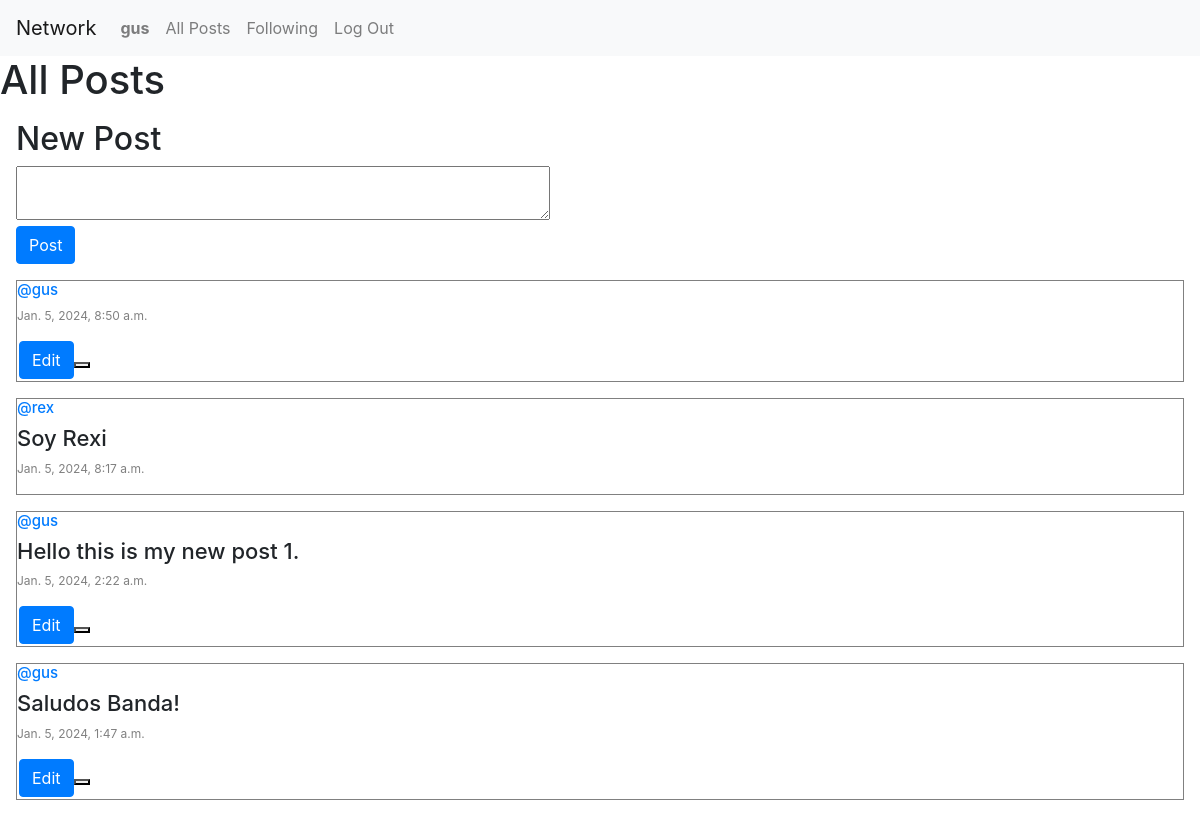
/ (signed in), run on the app's committed database.
### network/models.py (models this page shows, shortened)
class User(AbstractUser):
    pass

class Post(models.Model):
    content = models.CharField(max_length=140)
    user = models.ForeignKey(User, on_delete=models.CASCADE, related_name="author")
    date = models.DateTimeField(auto_now_add=True)

### network/views.py (the view)
# urls.py: path("", views.index, name="index"),
def index(request):
    all_posts = Post.objects.all().order_by("id").reverse()
    paginator = Paginator(all_posts, 10)
    page_number = request.GET.get("page")
    posts_on_page = paginator.get_page(page_number)
    return render(
        request,
        "network/index.html",
        {"all_posts": all_posts, "posts_on_page": posts_on_page},
    )

### network/templates/network/index.html (shortened to what this page needs)
{% extends "network/layout.html" %}
{% block body %}
    <h1>All Posts</h1>
    {% if user.is_authenticated %}
        <div style="margin: 1em;" >
            <h2>New Post</h2>
            <form action="{% url 'new_post' %}" method="POST">
            <textarea name="content" row="4" cols="50"></textarea>
            <br>
            <input type="submit" value="Post" class="btn btn-primary">
            </form>
        </div>
    {% endif %}
        <div>
        {% for post in posts_on_page %}
            <div style="border: solid .1px gray; margin: 1em;" >
                <h5 style="font-size: 15px;"><a href="{% url 'profile' user_id=post.user.id %}">@{{ post.user }}</a></h5>
                <h6 style="font-size: 22px;">{{ post.content }}</h6>
                <p style="color: gray; font-size: 12px;">{{ post.date }}</p>
                {% if user.is_authenticated %}
                    {% if user == post.user %}
                    <div style="margin: 2px;">
                        <button class="btn btn-primary" type="button" data-toggle="modal" data-target="modal_edit_post_{{ post.id }}">Edit<button>
                    </div>
                    {% endif %}
                {% endif %}
            </div>
        {% endfor %}
        </div>
{% endblock %}

### network/templates/network/layout.html (shortened to what this page needs)
{% load static %}
<!DOCTYPE html>
<html lang="en">
    <head>
        <link rel="stylesheet" href="https://stackpath.bootstrapcdn.com/bootstrap/4.4.1/css/bootstrap.min.css">
        <link href="{% static 'network/styles.css' %}" rel="stylesheet">
    </head>
    <body>
        <nav class="navbar navbar-expand-lg navbar-light bg-light">
            <a class="navbar-brand" href="#">Network</a>
            <div>
                <ul class="navbar-nav mr-auto">
                    {% if user.is_authenticated %}
                        <li class="nav-item">
                            <a class="nav-link" href="{% url 'profile' user_id=user.id %}"><strong>{{ user.username }}</strong></a>
                        </li>
                    {% endif %}
                    <li class="nav-item">
                        <a class="nav-link" href="{% url 'index' %}">All Posts</a>
                    </li>
                    {% if user.is_authenticated %}
                        <li class="nav-item">
                            <a class="nav-link" href="{% url 'following' %}">Following</a>
                        </li>
                        <li class="nav-item">
                            <a class="nav-link" href="{% url 'logout' %}">Log Out</a>
                        </li>
                    {% endif %}
                </ul>
            </div>
        </nav>
        <div class="body">
            {% block body %}
            {% endblock %}
        </div>
    </body>
</html>

### data on the page
User: username "gus"
Post: user "gus", date "Jan. 5, 2024, 8:50 a.m."
Post: user "rex", content "Soy Rexi", date "Jan. 5, 2024, 8:17 a.m."
Post: user "gus", content "Hello this is my new post 1.", date "Jan. 5, 2024, 2:22 a.m."
Post: user "gus", content "Saludos Banda!", date "Jan. 5, 2024, 1:47 a.m."
